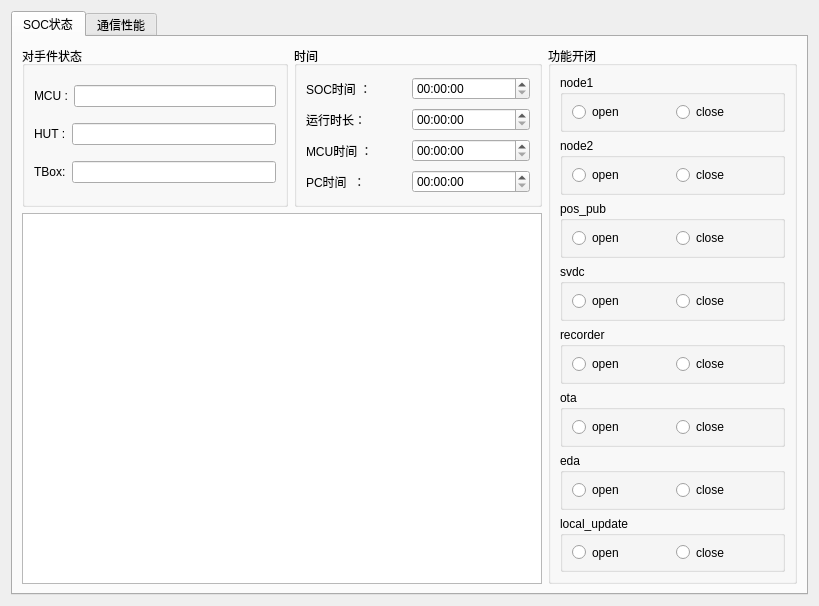
<?xml version="1.0" encoding="UTF-8"?>
<ui version="4.0">
 <class>Widget</class>
 <widget class="QWidget" name="Widget">
  <property name="geometry">
   <rect>
    <x>0</x>
    <y>0</y>
    <width>813</width>
    <height>601</height>
   </rect>
  </property>
  <property name="windowTitle">
   <string>集成小助手@haomo.ai</string>
  </property>
  <layout class="QGridLayout" name="gridLayout">
   <item row="0" column="0">
    <widget class="QTabWidget" name="tabWidget">
     <property name="currentIndex">
      <number>0</number>
     </property>
     <widget class="QWidget" name="tab">
      <attribute name="title">
       <string>SOC状态</string>
      </attribute>
      <layout class="QGridLayout" name="gridLayout_2">
       <item row="0" column="0">
        <widget class="QGroupBox" name="groupBox">
         <property name="minimumSize">
          <size>
           <width>249</width>
           <height>161</height>
          </size>
         </property>
         <property name="title">
          <string>对手件状态</string>
         </property>
         <layout class="QVBoxLayout" name="verticalLayout_3">
          <item>
           <layout class="QHBoxLayout" name="horizontalLayout_2">
            <item>
             <widget class="QLabel" name="label">
              <property name="text">
               <string>MCU :</string>
              </property>
             </widget>
            </item>
            <item>
             <widget class="QLineEdit" name="lineEdit">
              <property name="minimumSize">
               <size>
                <width>113</width>
                <height>21</height>
               </size>
              </property>
             </widget>
            </item>
           </layout>
          </item>
          <item>
           <layout class="QHBoxLayout" name="horizontalLayout_3">
            <item>
             <widget class="QLabel" name="label_2">
              <property name="text">
               <string>HUT :</string>
              </property>
             </widget>
            </item>
            <item>
             <widget class="QLineEdit" name="lineEdit_2">
              <property name="minimumSize">
               <size>
                <width>113</width>
                <height>21</height>
               </size>
              </property>
             </widget>
            </item>
           </layout>
          </item>
          <item>
           <layout class="QHBoxLayout" name="horizontalLayout_4">
            <item>
             <widget class="QLabel" name="label_3">
              <property name="text">
               <string>TBox:</string>
              </property>
             </widget>
            </item>
            <item>
             <widget class="QLineEdit" name="lineEdit_3">
              <property name="minimumSize">
               <size>
                <width>113</width>
                <height>21</height>
               </size>
              </property>
             </widget>
            </item>
           </layout>
          </item>
         </layout>
        </widget>
       </item>
       <item row="0" column="1">
        <widget class="QGroupBox" name="groupBox_2">
         <property name="minimumSize">
          <size>
           <width>248</width>
           <height>161</height>
          </size>
         </property>
         <property name="title">
          <string>时间</string>
         </property>
         <layout class="QVBoxLayout" name="verticalLayout">
          <item>
           <layout class="QHBoxLayout" name="horizontalLayout">
            <item>
             <widget class="QLabel" name="label_4">
              <property name="text">
               <string>SOC时间 ：</string>
              </property>
             </widget>
            </item>
            <item>
             <widget class="QTimeEdit" name="timeEdit">
              <property name="minimumSize">
               <size>
                <width>118</width>
                <height>22</height>
               </size>
              </property>
             </widget>
            </item>
           </layout>
          </item>
          <item>
           <layout class="QHBoxLayout" name="horizontalLayout_5">
            <item>
             <widget class="QLabel" name="label_5">
              <property name="text">
               <string>运行时长：</string>
              </property>
             </widget>
            </item>
            <item>
             <widget class="QTimeEdit" name="timeEdit_2">
              <property name="minimumSize">
               <size>
                <width>118</width>
                <height>22</height>
               </size>
              </property>
             </widget>
            </item>
           </layout>
          </item>
          <item>
           <layout class="QHBoxLayout" name="horizontalLayout_6">
            <item>
             <widget class="QLabel" name="label_6">
              <property name="text">
               <string>MCU时间 ：</string>
              </property>
             </widget>
            </item>
            <item>
             <widget class="QTimeEdit" name="timeEdit_3">
              <property name="minimumSize">
               <size>
                <width>118</width>
                <height>22</height>
               </size>
              </property>
             </widget>
            </item>
           </layout>
          </item>
          <item>
           <layout class="QHBoxLayout" name="horizontalLayout_7">
            <item>
             <widget class="QLabel" name="label_7">
              <property name="text">
               <string>PC时间  ：</string>
              </property>
             </widget>
            </item>
            <item>
             <widget class="QTimeEdit" name="timeEdit_4">
              <property name="minimumSize">
               <size>
                <width>118</width>
                <height>22</height>
               </size>
              </property>
             </widget>
            </item>
           </layout>
          </item>
         </layout>
        </widget>
       </item>
       <item row="1" column="0" colspan="2">
        <widget class="QTextEdit" name="textEdit">
         <property name="minimumSize">
          <size>
           <width>501</width>
           <height>361</height>
          </size>
         </property>
        </widget>
       </item>
       <item row="0" column="2" rowspan="2">
        <widget class="QGroupBox" name="groupBox_3">
         <property name="minimumSize">
          <size>
           <width>249</width>
           <height>536</height>
          </size>
         </property>
         <property name="title">
          <string>功能开闭</string>
         </property>
         <layout class="QVBoxLayout" name="verticalLayout_2">
          <item>
           <widget class="QGroupBox" name="groupBox_4">
            <property name="title">
             <string>node1</string>
            </property>
            <layout class="QHBoxLayout" name="horizontalLayout_8">
             <item>
              <widget class="QRadioButton" name="radioButton">
               <property name="text">
                <string>open</string>
               </property>
              </widget>
             </item>
             <item>
              <widget class="QRadioButton" name="radioButton_2">
               <property name="text">
                <string>close</string>
               </property>
              </widget>
             </item>
            </layout>
           </widget>
          </item>
          <item>
           <widget class="QGroupBox" name="groupBox_5">
            <property name="title">
             <string>node2</string>
            </property>
            <layout class="QHBoxLayout" name="horizontalLayout_9">
             <item>
              <widget class="QRadioButton" name="radioButton_5">
               <property name="text">
                <string>open</string>
               </property>
              </widget>
             </item>
             <item>
              <widget class="QRadioButton" name="radioButton_6">
               <property name="text">
                <string>close</string>
               </property>
              </widget>
             </item>
            </layout>
           </widget>
          </item>
          <item>
           <widget class="QGroupBox" name="groupBox_6">
            <property name="title">
             <string>pos_pub</string>
            </property>
            <layout class="QHBoxLayout" name="horizontalLayout_10">
             <item>
              <widget class="QRadioButton" name="radioButton_7">
               <property name="text">
                <string>open</string>
               </property>
              </widget>
             </item>
             <item>
              <widget class="QRadioButton" name="radioButton_8">
               <property name="text">
                <string>close</string>
               </property>
              </widget>
             </item>
            </layout>
           </widget>
          </item>
          <item>
           <widget class="QGroupBox" name="groupBox_7">
            <property name="title">
             <string>svdc</string>
            </property>
            <layout class="QHBoxLayout" name="horizontalLayout_11">
             <item>
              <widget class="QRadioButton" name="radioButton_9">
               <property name="text">
                <string>open</string>
               </property>
              </widget>
             </item>
             <item>
              <widget class="QRadioButton" name="radioButton_10">
               <property name="text">
                <string>close</string>
               </property>
              </widget>
             </item>
            </layout>
           </widget>
          </item>
          <item>
           <widget class="QGroupBox" name="groupBox_8">
            <property name="title">
             <string>recorder</string>
            </property>
            <layout class="QHBoxLayout" name="horizontalLayout_12">
             <item>
              <widget class="QRadioButton" name="radioButton_11">
               <property name="text">
                <string>open</string>
               </property>
              </widget>
             </item>
             <item>
              <widget class="QRadioButton" name="radioButton_12">
               <property name="text">
                <string>close</string>
               </property>
              </widget>
             </item>
            </layout>
           </widget>
          </item>
          <item>
           <widget class="QGroupBox" name="groupBox_9">
            <property name="title">
             <string>ota</string>
            </property>
            <layout class="QHBoxLayout" name="horizontalLayout_13">
             <item>
              <widget class="QRadioButton" name="radioButton_13">
               <property name="text">
                <string>open</string>
               </property>
              </widget>
             </item>
             <item>
              <widget class="QRadioButton" name="radioButton_14">
               <property name="text">
                <string>close</string>
               </property>
              </widget>
             </item>
            </layout>
           </widget>
          </item>
          <item>
           <widget class="QGroupBox" name="groupBox_10">
            <property name="title">
             <string>eda</string>
            </property>
            <layout class="QHBoxLayout" name="horizontalLayout_14">
             <item>
              <widget class="QRadioButton" name="radioButton_15">
               <property name="text">
                <string>open</string>
               </property>
              </widget>
             </item>
             <item>
              <widget class="QRadioButton" name="radioButton_16">
               <property name="text">
                <string>close</string>
               </property>
              </widget>
             </item>
            </layout>
           </widget>
          </item>
          <item>
           <widget class="QGroupBox" name="groupBox_11">
            <property name="title">
             <string>local_update</string>
            </property>
            <layout class="QHBoxLayout" name="horizontalLayout_15">
             <item>
              <widget class="QRadioButton" name="radioButton_17">
               <property name="text">
                <string>open</string>
               </property>
              </widget>
             </item>
             <item>
              <widget class="QRadioButton" name="radioButton_18">
               <property name="text">
                <string>close</string>
               </property>
              </widget>
             </item>
            </layout>
           </widget>
          </item>
         </layout>
        </widget>
       </item>
      </layout>
     </widget>
     <widget class="QWidget" name="tab_2">
      <attribute name="title">
       <string>通信性能</string>
      </attribute>
      <layout class="QVBoxLayout" name="verticalLayout_5">
       <item>
        <widget class="QGroupBox" name="groupBox_12">
         <property name="title">
          <string/>
         </property>
         <layout class="QVBoxLayout" name="verticalLayout_4">
          <item>
           <layout class="QHBoxLayout" name="horizontalLayout_16">
            <item>
             <widget class="QLabel" name="label_8">
              <property name="minimumSize">
               <size>
                <width>121</width>
                <height>16</height>
               </size>
              </property>
              <property name="text">
               <string>pcap/infra文件：</string>
              </property>
             </widget>
            </item>
            <item>
             <widget class="QLineEdit" name="lineEdit_4">
              <property name="minimumSize">
               <size>
                <width>600</width>
                <height>21</height>
               </size>
              </property>
             </widget>
            </item>
           </layout>
          </item>
         </layout>
        </widget>
       </item>
       <item>
        <widget class="QGroupBox" name="groupBox_13">
         <property name="title">
          <string/>
         </property>
         <layout class="QGridLayout" name="gridLayout_3">
          <item row="0" column="0">
           <widget class="QCustomPlot" name="widget" native="true">
            <property name="minimumSize">
             <size>
              <width>751</width>
              <height>451</height>
             </size>
            </property>
           </widget>
          </item>
         </layout>
        </widget>
       </item>
      </layout>
     </widget>
    </widget>
   </item>
  </layout>
 </widget>
 <customwidgets>
  <customwidget>
   <class>QCustomPlot</class>
   <extends>QWidget</extends>
   <header>qcustomplot.h</header>
   <container>1</container>
  </customwidget>
 </customwidgets>
 <resources/>
 <connections/>
</ui>
